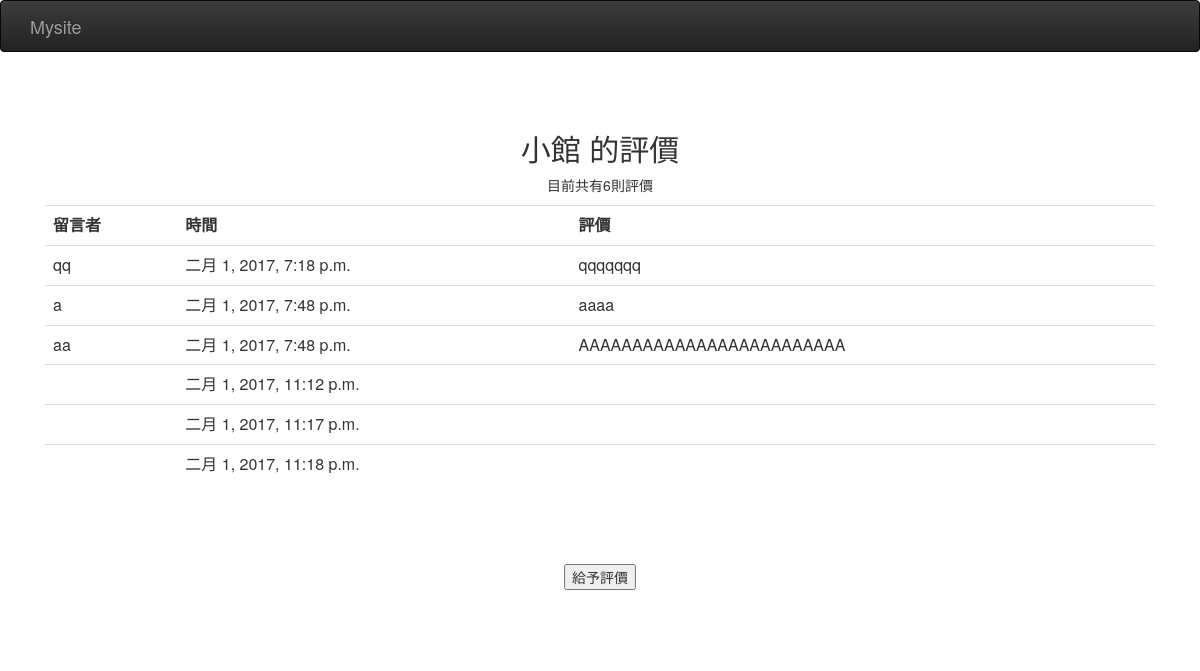
The page /comment/1/ on the database as committed earlier.
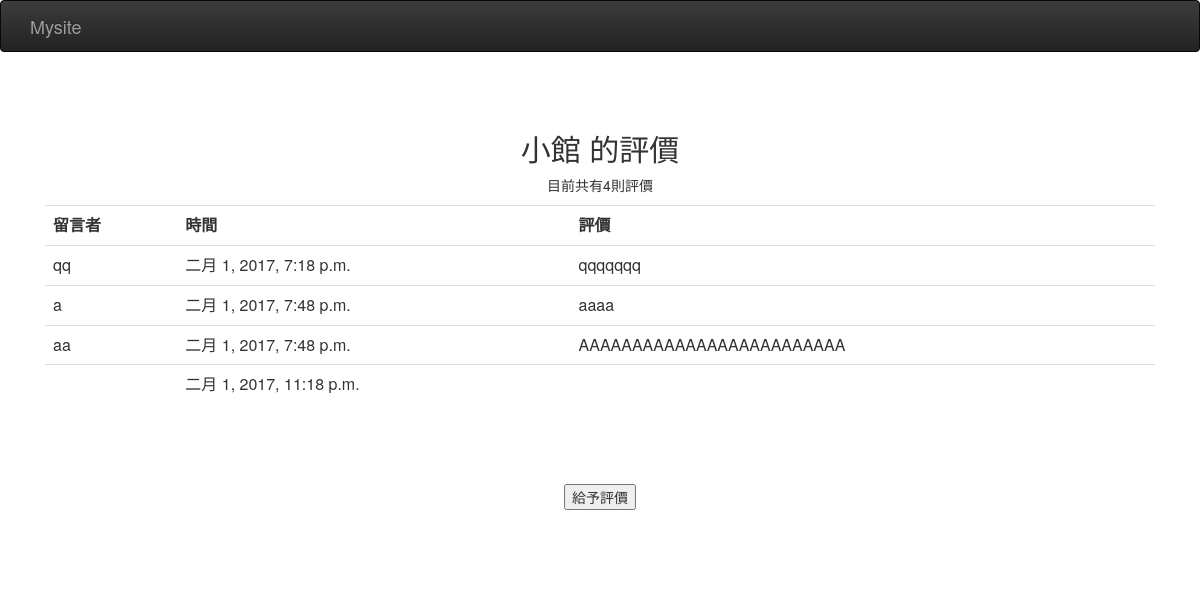
The same page on the database as committed later.
### restaurants/models.py (models this page shows, shortened)
class Restaurant(models.Model):
    name = models.CharField(max_length=20, verbose_name="名稱")
    phone_number = models.CharField(max_length=15)
    address = models.CharField(max_length=50, blank=True)

class Comment(models.Model):
    content = models.CharField(max_length=255)
    visitor = models.CharField(max_length=255)
    email = models.EmailField(max_length=255)
    date_time = models.DateTimeField()
    restaurant = models.ForeignKey(Restaurant)

### restaurants/views.py (the view, shortened to what this page needs)
# urls.py: url(r'^comment/(\d{1,5})/$', comment),
def comment(request, request_id):
    if request_id:
        r = Restaurant.objects.get(id=request_id)
    else:
        return HttpResponseRedirect('/restaurants_list/')
    return render(request, 'comments.html', locals())

### restaurants/templates/comments.html (shortened to what this page needs)
<html>
    <head>
	<link rel="stylesheet" href="https://maxcdn.bootstrapcdn.com/bootstrap/3.3.1/css/bootstrap.min.css">
	<link rel="stylesheet" href="https://maxcdn.bootstrapcdn.com/bootstrap/3.3.1/css/bootstrap-theme.min.css">
    </head>
    <body>
	    <nav class="navbar navbar-inverse navbar=fixed-top" role="navigation">
		    <div class="container">
			    <div class="navbar-header">
				    <a class="navbar-brand" href="#">Mysite</a>
			    </div>
		    </div>
	    </nav>
	    <div class="container">
		    <div class="menus">
			    <h2>{{ r.name}} 的評價</h2>
			    {% if r.comment_set.all %}
			    <p>目前共有{{r.comment_set.all | length}}則評價</p>
	    <table class="table">
		    <tr>
			    <th>留言者</th>
			    <th>時間</th>
			    <th>評價</th>
		    </tr>
	    	{% for c in r.comment_set.all %}
		    <tr>
			    <td> {{c.visitor}} </td>
			    <td> {{c.date_time}} </td>
			    <td> {{c.content}}</td>
		    </tr>
		    {% endfor %}
	    </table>
	    {% else %}
	    <p>無評價</p>
	    {% endif %}
	    <br/><br/>
	    <form action="" method="post">
	    	<input type="submit" value="給予評價">
	    </form>

Rows that differ between the two databases and show on the page:
removed Comment: date_time "二月 1, 2017, 11:12 p.m."
removed Comment: date_time "二月 1, 2017, 11:17 p.m."
computed for Restaurant "小館": comment_set.all|length "6" → "4"
